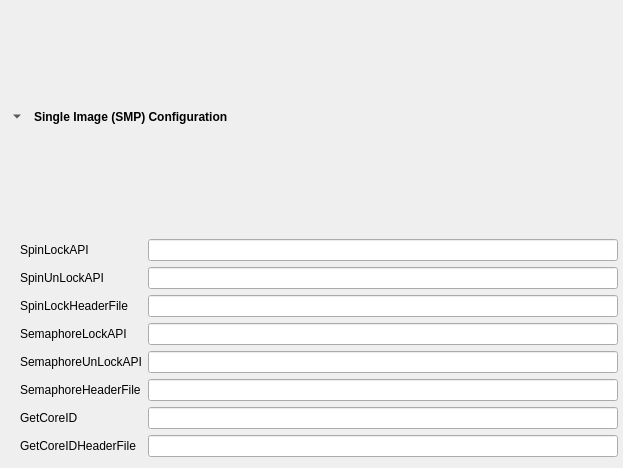
<?xml version="1.0" encoding="UTF-8"?>
<ui version="4.0">
 <class>SMPSection</class>
 <widget class="QWidget" name="SMPSection">
  <property name="geometry">
   <rect>
    <x>0</x>
    <y>0</y>
    <width>623</width>
    <height>468</height>
   </rect>
  </property>
  <layout class="QVBoxLayout" name="verticalLayout">
   <property name="spacing">
    <number>0</number>
   </property>
   <property name="leftMargin">
    <number>0</number>
   </property>
   <property name="topMargin">
    <number>0</number>
   </property>
   <property name="rightMargin">
    <number>0</number>
   </property>
   <property name="bottomMargin">
    <number>0</number>
   </property>
   <item>
    <widget class="QWidget" name="header" native="true">
     <layout class="QHBoxLayout" name="horizontalLayout">
      <property name="spacing">
       <number>5</number>
      </property>
      <property name="leftMargin">
       <number>5</number>
      </property>
      <property name="topMargin">
       <number>5</number>
      </property>
      <property name="rightMargin">
       <number>5</number>
      </property>
      <property name="bottomMargin">
       <number>5</number>
      </property>
      <item>
       <widget class="QToolButton" name="collapse_button">
        <property name="autoRaise">
         <bool>true</bool>
        </property>
        <property name="arrowType">
         <enum>Qt::DownArrow</enum>
        </property>
       </widget>
      </item>
      <item>
       <widget class="QLabel" name="title_label">
        <property name="sizePolicy">
         <sizepolicy hsizetype="Preferred" vsizetype="Fixed">
          <horstretch>0</horstretch>
          <verstretch>0</verstretch>
         </sizepolicy>
        </property>
        <property name="font">
         <font>
          <weight>75</weight>
          <bold>true</bold>
         </font>
        </property>
        <property name="text">
         <string>Single Image (SMP) Configuration</string>
        </property>
        <property name="scaledContents">
         <bool>false</bool>
        </property>
        <property name="alignment">
         <set>Qt::AlignLeading|Qt::AlignLeft|Qt::AlignVCenter</set>
        </property>
       </widget>
      </item>
      <item>
       <spacer name="horizontalSpacer">
        <property name="orientation">
         <enum>Qt::Horizontal</enum>
        </property>
        <property name="sizeHint" stdset="0">
         <size>
          <width>40</width>
          <height>20</height>
         </size>
        </property>
       </spacer>
      </item>
     </layout>
    </widget>
   </item>
   <item>
    <widget class="QWidget" name="content" native="true">
     <layout class="QFormLayout" name="content_layout">
      <property name="leftMargin">
       <number>20</number>
      </property>
      <property name="topMargin">
       <number>5</number>
      </property>
      <property name="rightMargin">
       <number>5</number>
      </property>
      <property name="bottomMargin">
       <number>5</number>
      </property>
      <item row="0" column="0">
       <widget class="QLabel" name="label_SpinLockAPI">
        <property name="text">
         <string>SpinLockAPI</string>
        </property>
       </widget>
      </item>
      <item row="0" column="1">
       <widget class="QLineEdit" name="lineEdit_SpinLockAPI"/>
      </item>
      <item row="1" column="0">
       <widget class="QLabel" name="label_SpinUnLockAPI">
        <property name="text">
         <string>SpinUnLockAPI</string>
        </property>
       </widget>
      </item>
      <item row="1" column="1">
       <widget class="QLineEdit" name="lineEdit_SpinUnLockAPI"/>
      </item>
      <item row="2" column="0">
       <widget class="QLabel" name="label_SpinLockHeaderFile">
        <property name="text">
         <string>SpinLockHeaderFile</string>
        </property>
       </widget>
      </item>
      <item row="2" column="1">
       <widget class="QLineEdit" name="lineEdit_SpinLockHeaderFile"/>
      </item>
      <item row="3" column="0">
       <widget class="QLabel" name="label_SemaphoreLockAPI">
        <property name="text">
         <string>SemaphoreLockAPI</string>
        </property>
       </widget>
      </item>
      <item row="3" column="1">
       <widget class="QLineEdit" name="lineEdit_SemaphoreLockAPI"/>
      </item>
      <item row="4" column="0">
       <widget class="QLabel" name="label_SemaphoreUnLockAPI">
        <property name="text">
         <string>SemaphoreUnLockAPI</string>
        </property>
       </widget>
      </item>
      <item row="4" column="1">
       <widget class="QLineEdit" name="lineEdit_SemaphoreUnLockAPI"/>
      </item>
      <item row="5" column="0">
       <widget class="QLabel" name="label_SemaphoreHeaderFile">
        <property name="text">
         <string>SemaphoreHeaderFile</string>
        </property>
       </widget>
      </item>
      <item row="5" column="1">
       <widget class="QLineEdit" name="lineEdit_SemaphoreHeaderFile"/>
      </item>
      <item row="6" column="0">
       <widget class="QLabel" name="label_GetCoreID">
        <property name="text">
         <string>GetCoreID</string>
        </property>
       </widget>
      </item>
      <item row="6" column="1">
       <widget class="QLineEdit" name="lineEdit_GetCoreID"/>
      </item>
      <item row="7" column="0">
       <widget class="QLabel" name="label_GetCoreIDHeaderFile">
        <property name="text">
         <string>GetCoreIDHeaderFile</string>
        </property>
       </widget>
      </item>
      <item row="7" column="1">
       <widget class="QLineEdit" name="lineEdit_GetCoreIDHeaderFile"/>
      </item>
     </layout>
    </widget>
   </item>
  </layout>
 </widget>
 <resources/>
 <connections/>
</ui>
